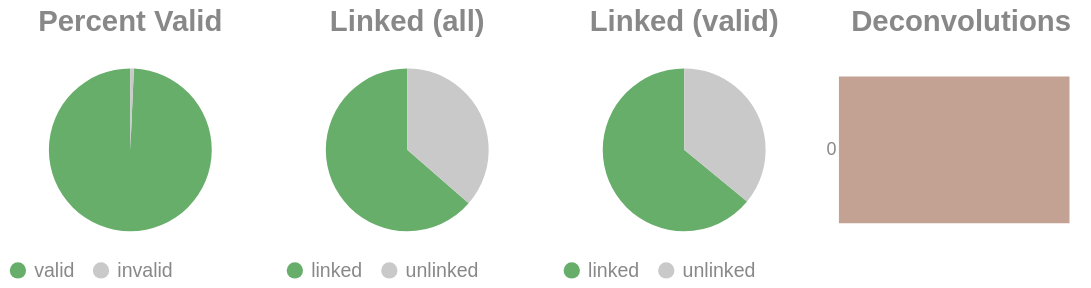

Here is the notebook cell this chart was saved with:
### Code cell
if SKIPLR:
    pass
else:
    clash = Counter()
    for i in valids['molecule'].to_list():
        _mol = i.split("-")
        if len(_mol) == 1:
            clash.update('0')
        else:
            clash.update(_mol[-1])

    _d = {"deconvolutions": [], 'count': []}
    for k,v in clash.items():
        _d['deconvolutions'].append(k)
        _d['count'].append(v)

    tot_valid = valids['reads'].sum()
    mask = valids['reads'] >= 2
    n_linked_reads = valids.filter(mask)['reads'].sum()
    if n_linked_reads == 0:
        print_html("No linked molecules (>=2 reads) were detected; skipping linked-only distributions.")
        SKIPLR = True
    else:
        perc_valid = round(tot_valid / n_reads, 4)
        linked_perc_abs = round(n_linked_reads / n_reads, 4)
        linked_perc = round(n_linked_reads / tot_valid, 4)

    _valid = pl.DataFrame({"valids": ['valid', 'invalid'], "count": [tot_valid, n_reads - tot_valid]})
    _linked_abs = pl.DataFrame({"linked (absolute)": ['linked', 'unlinked'], "count": [n_linked_reads, n_reads - n_linked_reads]})
    _linked_rel = pl.DataFrame({"linked (valids)": ['linked', 'unlinked'], "count": [n_linked_reads, tot_valid - n_linked_reads]})

    (
        alt.hconcat(
            piechart(_valid, goodval = 'valid', title = "Percent Valid"),
            piechart(_linked_abs, goodval = "linked", title =  "Linked (all)"),
            piechart(_linked_rel, goodval = "linked", title =  "Linked (valid)"),
            convolutionbar(pl.DataFrame(_d), title = "Deconvolutions"),
            center = True,
            bounds = 'flush'
        )
        .resolve_scale(color='independent')
        .resolve_legend('independent')
        .properties(usermeta={'embedOptions': {"actions": False}})
    ).display()

### Figure 1 — Vega-Lite specification as saved in the notebook (floating-point values rounded to 4 significant figures)
{"width": "container", "height": 400, "config": {"title": {"anchor": "start", "dy": -15, "fontSize": 18, "color": "#888888", "subtitleColor": "#888888", "subtitleFontSize": 14}, "arc": {"fill": "#0072B2"}, "axis": {"domainColor": "#888888", "domainWidth": 0.5, "gridWidth": 0.2, "grid": false, "titleFontWeight": 400, "titleFontSize": 15, "labelFontSize": 11, "labelColor": "#888888", "tickColor": "#888888", "tickWidth": 0.2, "titleColor": "#888888"}, "axisBand": {"grid": false}, "axisX": {"grid": true, "tickSize": 10, "domainCap": "round"}, "axisY": {"domain": false, "grid": true, "tickSize": 0, "domainCap": "round"}, "background": "transparent", "header": {"labelFontSize": 15, "labelColor": "#888888", "titleFontSize": 15, "titleFontWeight": 600, "titleColor": "#888888"}, "legend": {"labelFont": "sans-serif", "labelFontSize": 12, "labelColor": "#888888", "symbolSize": 100, "symbolType": "circle", "titleFontSize": 12, "titlePadding": 10, "titleColor": "#888888", "title": null}, "range": {"category": ["#E69F00", "#56B4E9", "#009E73", "#F0E442", "#0072B2", "#D55E00", "#CC79A7", "#000000"], "diverging": ["#cfe8f3", "#a2d4ec", "#73bfe2", "#46abdb", "#1696d2", "#12719e"]}, "area": {"fill": "#0072B2", "fillOpacity": 0.7, "line": true, "strokeOpacity": 0.7}, "line": {"color": "#0072B2", "stroke": "#0072B2", "strokeWidth": 2}, "trail": {"color": "#0072B2", "stroke": "#0072B2", "strokeWidth": 0, "size": 1}, "point": {"filled": true, "fillOpacity": 1.0, "size": 95}, "text": {"color": "#888888", "fontSize": 11, "align": "right", "fontWeight": 400, "size": 11}, "bar": {"fill": "#0072B2", "stroke": null}, "view": {"stroke": null, "continuousWidth": 660, "continuousHeight": 400}}, "hconcat": [{"data": {"name": "data-1841d9f1d3ec51e8bbae777c1ff3718e"}, "mark": {"type": "arc"}, "encoding": {"color": {"field": "valids", "legend": {"orient": "bottom", "title": null}, "scale": {"domain": ["valid", "invalid"], "range": ["#68ae6b", "#C9C9C9"]}, "title": "Valids", "type": "nominal"}, "theta": {"field": "count", "type": "quantitative"}, "tooltip": [{"field": "valids", "title": "Valids", "type": "ordinal"}, {"field": "percent", "format": ".2%", "title": "Percent", "type": "quantitative"}, {"field": "count", "title": "Count", "type": "quantitative"}]}, "height": 100, "title": {"text": "Percent Valid", "align": "center", "anchor": "middle"}, "transform": [{"calculate": "datum.count / 15527215", "as": "percent"}], "width": 150}, {"data": {"name": "data-87a7ee620f873c8d1eb3cf2fb8f0300a"}, "mark": {"type": "arc"}, "encoding": {"color": {"field": "linked (absolute)", "legend": {"orient": "bottom", "title": null}, "scale": {"domain": ["linked", "unlinked"], "range": ["#68ae6b", "#C9C9C9"]}, "title": "Linked (Absolute)", "type": "nominal"}, "theta": {"field": "count", "type": "quantitative"}, "tooltip": [{"field": "linked (absolute)", "title": "Linked (Absolute)", "type": "ordinal"}, {"field": "percent", "format": ".2%", "title": "Percent", "type": "quantitative"}, {"field": "count", "title": "Count", "type": "quantitative"}]}, "height": 100, "title": {"text": "Linked (all)", "align": "center", "anchor": "middle"}, "transform": [{"calculate": "datum.count / 15527215", "as": "percent"}], "width": 150}, {"data": {"name": "data-9fb70331f79857ac0e8f9b5e6a894003"}, "mark": {"type": "arc"}, "encoding": {"color": {"field": "linked (valids)", "legend": {"orient": "bottom", "title": null}, "scale": {"domain": ["linked", "unlinked"], "range": ["#68ae6b", "#C9C9C9"]}, "title": "Linked (Valids)", "type": "nominal"}, "theta": {"field": "count", "type": "quantitative"}, "tooltip": [{"field": "linked (valids)", "title": "Linked (Valids)", "type": "ordinal"}, {"field": "percent", "format": ".2%", "title": "Percent", "type": "quantitative"}, {"field": "count", "title": "Count", "type": "quantitative"}]}, "height": 100, "title": {"text": "Linked (valid)", "align": "center", "anchor": "middle"}, "transform": [{"calculate": "datum.count / 15418754", "as": "percent"}], "width": 150}, {"data": {"name": "data-60322189f9ce492f087692788f64c93d"}, "mark": {"type": "bar"}, "encoding": {"color": {"field": "deconvolutions", "legend": null, "scale": {"scheme": "lightgreyred"}, "type": "nominal"}, "tooltip": [{"field": "deconvolutions", "title": "Deconvolutions", "type": "ordinal"}, {"field": "percent", "format": ".2%", "title": "Percent", "type": "quantitative"}, {"field": "count", "title": "Count", "type": "quantitative"}], "x": {"axis": null, "field": "count", "type": "quantitative"}, "y": {"field": "deconvolutions", "sort": "ascending", "title": null, "type": "nominal"}}, "height": 100, "title": {"text": "Deconvolutions", "align": "center", "anchor": "middle"}, "transform": [{"calculate": "datum.count / 8492229", "as": "percent"}], "width": 150}], "bounds": "flush", "center": true, "resolve": {"legend": {"angle": "independent"}, "scale": {"color": "independent"}}, "usermeta": {"embedOptions": {"actions": false}}, "$schema": "https://vega.github.io/schema/vega-lite/v6.1.0.json", "datasets": {"data-1841d9f1d3ec51e8bbae777c1ff3718e": [{"valids": "valid", "count": 15418754}, {"valids": "invalid", "count": 108461}], "data-87a7ee620f873c8d1eb3cf2fb8f0300a": [{"linked (absolute)": "linked", "count": 9874539}, {"linked (absolute)": "unlinked", "count": 5652676}], "data-9fb70331f79857ac0e8f9b5e6a894003": [{"linked (valids)": "linked", "count": 9874539}, {"linked (valids)": "unlinked", "count": 5544215}], "data-60322189f9ce492f087692788f64c93d": [{"deconvolutions": "0", "count": 8492229}]}}
